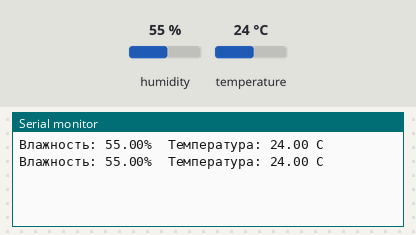
This sketch was run on a simulated Arduino Uno, built with avr-gcc and run on an emulated ATmega328P. Parts: the last lines printed to the serial monitor. The inputs (shaded band) are chosen by the test bench; at power-on: humidity 55 %, temperature 24 °C.

Above: at 4.8 s.
4.9 s: humidity set to 22 %
At 7.4 s:
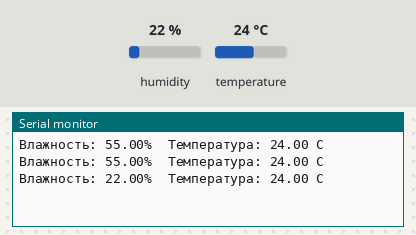
7.9 s: temperature set to 12 °C
At 8.7 s:
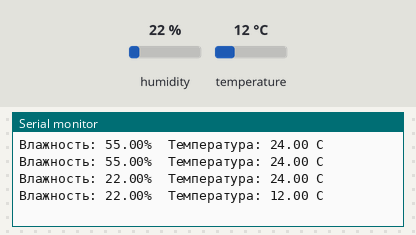
10.9 s: humidity set to 40 %
At 13.5 s:
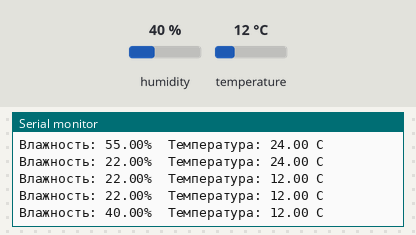
Timing chart, 0 to 15.0 s (numbered marks = the images above; inputs shaded):
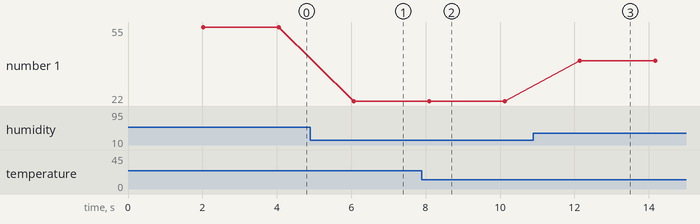

Measured:
- after the input at 4.9 s, the serial monitor: prints a new line after 1.2 s (image 1)
- after the input at 7.9 s, the serial monitor: prints a new line after 0.20 s (image 2)
- after the input at 10.9 s, the serial monitor: prints a new line after 1.2 s (image 3)
- plotted number 1: 55 → 22 after the input at 4.9 s, 22 → 40 after the input at 10.9 s

The sketch:

dht.ino
```cpp
#include <DHT.h>

#define DHTPIN 2 // номер пина, к которому подсоединен датчик

// Инициируем датчик

DHT dht(DHTPIN, DHT11);

void setup() {
  Serial.begin(9600);
  dht.begin();
}

void loop() {
  // Задержка 2 секунды между измерениями
  delay(2000);
  //Считываем влажность
  float h = dht.readHumidity();

  // Считываем температуру
  float t = dht.readTemperature();

  // Проверка удачно прошло ли считывание.
  if (isnan(h) || isnan(t)) {

    Serial.println("Не удается считать показания");
    return;
  }

  Serial.print("Влажность: ");
  Serial.print(h);
  Serial.print("%\tТемпература: ");
  Serial.print(t);
  Serial.println(" C");
}
```
